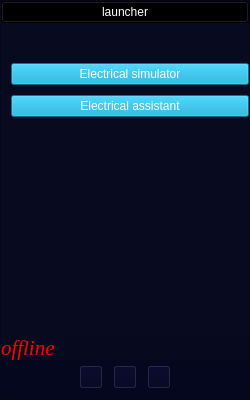
<?xml version="1.0" encoding="UTF-8"?>
<ui version="4.0">
 <class>Menu</class>
 <widget class="QFrame" name="Menu">
  <property name="geometry">
   <rect>
    <x>0</x>
    <y>0</y>
    <width>250</width>
    <height>400</height>
   </rect>
  </property>
  <property name="minimumSize">
   <size>
    <width>240</width>
    <height>400</height>
   </size>
  </property>
  <property name="maximumSize">
   <size>
    <width>250</width>
    <height>400</height>
   </size>
  </property>
  <property name="windowTitle">
   <string>Frame</string>
  </property>
  <property name="styleSheet">
   <string notr="true">background-color: rgb(8, 10, 32);</string>
  </property>
  <property name="frameShape">
   <enum>QFrame::StyledPanel</enum>
  </property>
  <property name="frameShadow">
   <enum>QFrame::Raised</enum>
  </property>
  <layout class="QVBoxLayout" name="verticalLayout_2">
   <property name="spacing">
    <number>0</number>
   </property>
   <property name="sizeConstraint">
    <enum>QLayout::SetMinimumSize</enum>
   </property>
   <property name="leftMargin">
    <number>0</number>
   </property>
   <property name="topMargin">
    <number>0</number>
   </property>
   <property name="rightMargin">
    <number>0</number>
   </property>
   <property name="bottomMargin">
    <number>0</number>
   </property>
   <item>
    <widget class="QPushButton" name="LaunherPushButton">
     <property name="styleSheet">
      <string notr="true">font: 75 italic 20pt &quot;Times New Roman&quot;;
color: rgb(255, 255, 255);
background-color: rgba(0, 0, 0, 255);</string>
     </property>
     <property name="text">
      <string>launcher</string>
     </property>
    </widget>
   </item>
   <item>
    <spacer name="verticalSpacer_2">
     <property name="orientation">
      <enum>Qt::Vertical</enum>
     </property>
     <property name="sizeType">
      <enum>QSizePolicy::Minimum</enum>
     </property>
     <property name="sizeHint" stdset="0">
      <size>
       <width>20</width>
       <height>40</height>
      </size>
     </property>
    </spacer>
   </item>
   <item>
    <layout class="QVBoxLayout" name="verticalLayout">
     <property name="spacing">
      <number>15</number>
     </property>
     <property name="leftMargin">
      <number>10</number>
     </property>
     <property name="topMargin">
      <number>0</number>
     </property>
     <item>
      <widget class="QPushButton" name="pushButtonElectricalSimulator">
       <property name="styleSheet">
        <string notr="true">background-color: rgb(0, 159, 205, 128);
selection-background-color: rgb(128, 128, 128);
color: rgb(255, 255, 255);
font: 75 12pt &quot;Arial&quot;;</string>
       </property>
       <property name="text">
        <string>Electrical simulator</string>
       </property>
       <property name="autoDefault">
        <bool>false</bool>
       </property>
       <property name="default">
        <bool>false</bool>
       </property>
       <property name="flat">
        <bool>false</bool>
       </property>
      </widget>
     </item>
    </layout>
   </item>
   <item>
    <layout class="QVBoxLayout" name="verticalLayout_3">
     <property name="spacing">
      <number>15</number>
     </property>
     <property name="leftMargin">
      <number>10</number>
     </property>
     <property name="topMargin">
      <number>10</number>
     </property>
     <item>
      <widget class="QPushButton" name="pushButtonElectricalAssistant">
       <property name="styleSheet">
        <string notr="true">background-color: rgb(0, 159, 205, 128);
selection-background-color: rgb(128, 128, 128);
color: rgb(255, 255, 255);
font: 75 12pt &quot;Arial&quot;;</string>
       </property>
       <property name="text">
        <string>Electrical assistant</string>
       </property>
      </widget>
     </item>
    </layout>
   </item>
   <item>
    <spacer name="verticalSpacer">
     <property name="orientation">
      <enum>Qt::Vertical</enum>
     </property>
     <property name="sizeHint" stdset="0">
      <size>
       <width>20</width>
       <height>40</height>
      </size>
     </property>
    </spacer>
   </item>
   <item>
    <widget class="QLabel" name="line">
     <property name="styleSheet">
      <string notr="true">color: rgb(255, 0, 0);
font: 75 italic 16pt Times New Roman;
background-color: rgb(3, 4, 30, 60);</string>
     </property>
     <property name="text">
      <string>offline</string>
     </property>
     <property name="margin">
      <number>3</number>
     </property>
    </widget>
   </item>
   <item>
    <widget class="QFrame" name="horizontalFrame">
     <property name="styleSheet">
      <string notr="true">background-color: rgba(0, 0, 30, 80);</string>
     </property>
     <layout class="QHBoxLayout" name="horizontalLayout">
      <property name="spacing">
       <number>10</number>
      </property>
      <property name="leftMargin">
       <number>5</number>
      </property>
      <property name="topMargin">
       <number>5</number>
      </property>
      <property name="rightMargin">
       <number>5</number>
      </property>
      <property name="bottomMargin">
       <number>10</number>
      </property>
      <item>
       <spacer name="horizontalSpacer_2">
        <property name="orientation">
         <enum>Qt::Horizontal</enum>
        </property>
        <property name="sizeHint" stdset="0">
         <size>
          <width>40</width>
          <height>20</height>
         </size>
        </property>
       </spacer>
      </item>
      <item>
       <widget class="QPushButton" name="pushButton_2">
        <property name="minimumSize">
         <size>
          <width>24</width>
          <height>24</height>
         </size>
        </property>
        <property name="maximumSize">
         <size>
          <width>24</width>
          <height>24</height>
         </size>
        </property>
        <property name="text">
         <string/>
        </property>
        <property name="icon">
         <iconset resource="../rec/rec.qrc">
          <normaloff>:/icon/electrical simulator.png</normaloff>:/icon/electrical simulator.png</iconset>
        </property>
        <property name="iconSize">
         <size>
          <width>24</width>
          <height>24</height>
         </size>
        </property>
       </widget>
      </item>
      <item>
       <widget class="QPushButton" name="pushButton_3">
        <property name="minimumSize">
         <size>
          <width>24</width>
          <height>24</height>
         </size>
        </property>
        <property name="maximumSize">
         <size>
          <width>24</width>
          <height>24</height>
         </size>
        </property>
        <property name="text">
         <string/>
        </property>
        <property name="icon">
         <iconset>
          <normalon>:/icon/youtube icon.png</normalon>
         </iconset>
        </property>
        <property name="iconSize">
         <size>
          <width>24</width>
          <height>24</height>
         </size>
        </property>
       </widget>
      </item>
      <item>
       <widget class="QPushButton" name="pushButton_4">
        <property name="minimumSize">
         <size>
          <width>24</width>
          <height>24</height>
         </size>
        </property>
        <property name="maximumSize">
         <size>
          <width>24</width>
          <height>24</height>
         </size>
        </property>
        <property name="text">
         <string/>
        </property>
        <property name="icon">
         <iconset>
          <normalon>:/icon/vk icon.png</normalon>
         </iconset>
        </property>
        <property name="iconSize">
         <size>
          <width>24</width>
          <height>24</height>
         </size>
        </property>
       </widget>
      </item>
      <item>
       <spacer name="horizontalSpacer">
        <property name="orientation">
         <enum>Qt::Horizontal</enum>
        </property>
        <property name="sizeHint" stdset="0">
         <size>
          <width>40</width>
          <height>20</height>
         </size>
        </property>
       </spacer>
      </item>
     </layout>
    </widget>
   </item>
  </layout>
 </widget>
 <resources>
  <include location="../rec/rec.qrc"/>
 </resources>
 <connections/>
</ui>
